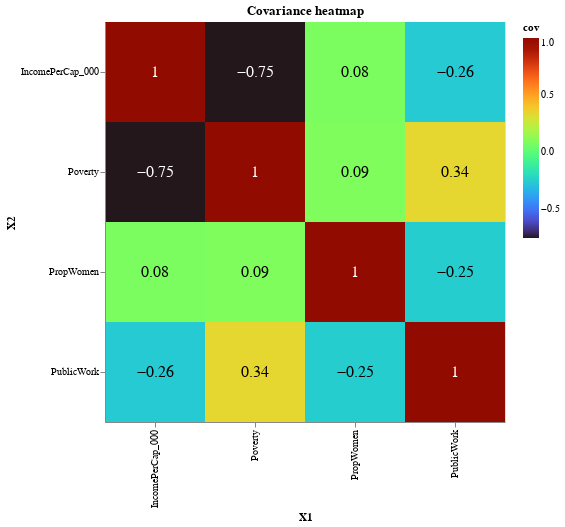

The notebook cell this image was saved under:
### Code cell
#| code-summary: 'Plot a heatmap of the covariance matrix'
base_cov = alt.Chart(cov_df).encode(
    x='X1',
    y='X2'
)

heatmap = base_cov.mark_rect().encode(
    color=alt.Color("cov", scale=alt.Scale(scheme="turbo"))
)

text = base_cov.mark_text(baseline='middle', size=16).encode(
    text='cov',
    color=alt.condition(
        abs(alt.datum.cov) > 0.5,
        alt.value('white'),
        alt.value('black')
    )
)

(heatmap + text).properties(
    width=400,
    height=400,
    title='Covariance heatmap'
)

### Figure 1 — Vega-Lite specification as saved in the notebook (floating-point values rounded to 4 significant figures)
{"config": {"view": {"continuousWidth": 400, "continuousHeight": 300}}, "layer": [{"mark": "rect", "encoding": {"color": {"field": "cov", "scale": {"scheme": "turbo"}, "type": "quantitative"}, "x": {"field": "X1", "type": "nominal"}, "y": {"field": "X2", "type": "nominal"}}}, {"mark": {"type": "text", "baseline": "middle", "size": 16}, "encoding": {"color": {"condition": {"value": "white", "test": "(abs(datum.cov) > 0.5)"}, "value": "black"}, "text": {"field": "cov", "type": "quantitative"}, "x": {"field": "X1", "type": "nominal"}, "y": {"field": "X2", "type": "nominal"}}}], "data": {"name": "data-815c7799110c338acce570446f7319f2"}, "height": 400, "title": "Covariance heatmap", "width": 400, "$schema": "https://vega.github.io/schema/vega-lite/v4.17.0.json", "datasets": {"data-815c7799110c338acce570446f7319f2": [{"X1": "IncomePerCap_000", "X2": "IncomePerCap_000", "cov": 1.0}, {"X1": "PropWomen", "X2": "IncomePerCap_000", "cov": 0.08}, {"X1": "Poverty", "X2": "IncomePerCap_000", "cov": -0.75}, {"X1": "PublicWork", "X2": "IncomePerCap_000", "cov": -0.26}, {"X1": "IncomePerCap_000", "X2": "PropWomen", "cov": 0.08}, {"X1": "PropWomen", "X2": "PropWomen", "cov": 1.0}, {"X1": "Poverty", "X2": "PropWomen", "cov": 0.09}, {"X1": "PublicWork", "X2": "PropWomen", "cov": -0.25}, {"X1": "IncomePerCap_000", "X2": "Poverty", "cov": -0.75}, {"X1": "PropWomen", "X2": "Poverty", "cov": 0.09}, {"X1": "Poverty", "X2": "Poverty", "cov": 1.0}, {"X1": "PublicWork", "X2": "Poverty", "cov": 0.34}, {"X1": "IncomePerCap_000", "X2": "PublicWork", "cov": -0.26}, {"X1": "PropWomen", "X2": "PublicWork", "cov": -0.25}, {"X1": "Poverty", "X2": "PublicWork", "cov": 0.34}, {"X1": "PublicWork", "X2": "PublicWork", "cov": 1.0}]}}
